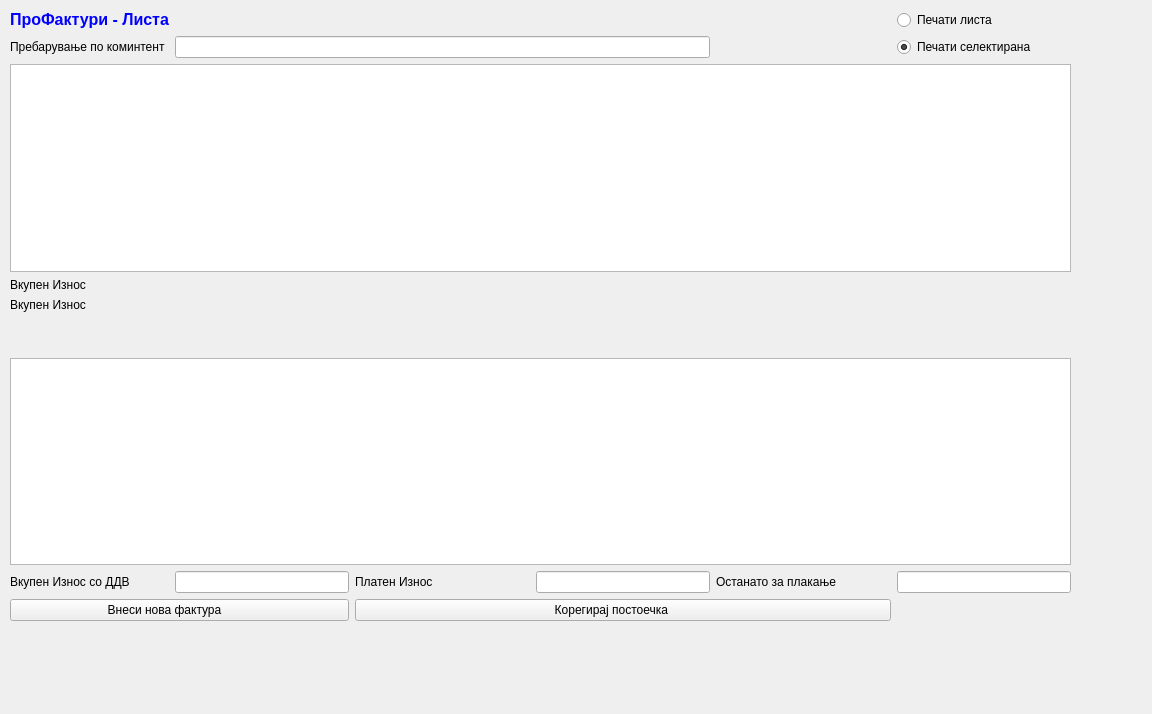
<?xml version="1.0" encoding="UTF-8"?>
<ui version="4.0">
 <class>ProFakturiLista</class>
 <widget class="QWidget" name="ProFakturiLista">
  <property name="geometry">
   <rect>
    <x>0</x>
    <y>0</y>
    <width>1152</width>
    <height>714</height>
   </rect>
  </property>
  <property name="windowTitle">
   <string>Form</string>
  </property>
  <widget class="QWidget" name="layoutWidget">
   <property name="geometry">
    <rect>
     <x>10</x>
     <y>10</y>
     <width>1061</width>
     <height>611</height>
    </rect>
   </property>
   <layout class="QGridLayout" name="gridLayout">
    <item row="0" column="0">
     <widget class="QLabel" name="label_4">
      <property name="text">
       <string>&lt;!DOCTYPE HTML PUBLIC &quot;-//W3C//DTD HTML 4.0//EN&quot; &quot;http://www.w3.org/TR/REC-html40/strict.dtd&quot;&gt;
&lt;html&gt;&lt;head&gt;&lt;meta name=&quot;qrichtext&quot; content=&quot;1&quot; /&gt;&lt;style type=&quot;text/css&quot;&gt;
p, li { white-space: pre-wrap; }
&lt;/style&gt;&lt;/head&gt;&lt;body style=&quot; font-family:'Sans Serif'; font-size:9pt; font-weight:400; font-style:normal;&quot;&gt;
&lt;p style=&quot; margin-top:0px; margin-bottom:0px; margin-left:0px; margin-right:0px; -qt-block-indent:0; text-indent:0px;&quot;&gt;&lt;span style=&quot; font-family:'MS Shell Dlg 2'; font-size:12pt; font-weight:600; color:#0000ff;&quot;&gt;ПроФактури&lt;/span&gt;&lt;span style=&quot; font-family:'MS Shell Dlg 2'; font-size:12pt; font-weight:600; color:#0000ff;&quot;&gt; - Листа&lt;/span&gt;&lt;/p&gt;&lt;/body&gt;&lt;/html&gt;</string>
      </property>
     </widget>
    </item>
    <item row="0" column="1">
     <spacer name="horizontalSpacer">
      <property name="orientation">
       <enum>Qt::Horizontal</enum>
      </property>
      <property name="sizeHint" stdset="0">
       <size>
        <width>40</width>
        <height>20</height>
       </size>
      </property>
     </spacer>
    </item>
    <item row="0" column="2">
     <spacer name="horizontalSpacer_3">
      <property name="orientation">
       <enum>Qt::Horizontal</enum>
      </property>
      <property name="sizeHint" stdset="0">
       <size>
        <width>40</width>
        <height>20</height>
       </size>
      </property>
     </spacer>
    </item>
    <item row="0" column="3">
     <spacer name="horizontalSpacer_5">
      <property name="orientation">
       <enum>Qt::Horizontal</enum>
      </property>
      <property name="sizeHint" stdset="0">
       <size>
        <width>40</width>
        <height>20</height>
       </size>
      </property>
     </spacer>
    </item>
    <item row="0" column="4">
     <spacer name="horizontalSpacer_6">
      <property name="orientation">
       <enum>Qt::Horizontal</enum>
      </property>
      <property name="sizeHint" stdset="0">
       <size>
        <width>40</width>
        <height>20</height>
       </size>
      </property>
     </spacer>
    </item>
    <item row="0" column="5">
     <widget class="QRadioButton" name="radioButtonPecatiLista">
      <property name="text">
       <string>Печати листа </string>
      </property>
     </widget>
    </item>
    <item row="1" column="0">
     <widget class="QLabel" name="label_8">
      <property name="text">
       <string>Пребарување по коминтент</string>
      </property>
     </widget>
    </item>
    <item row="1" column="1" colspan="3">
     <widget class="QLineEdit" name="prebaruvanje_po_komintent"/>
    </item>
    <item row="1" column="5">
     <widget class="QRadioButton" name="radioButtonPecatiSelektirana">
      <property name="text">
       <string>Печати селектирана </string>
      </property>
      <property name="checked">
       <bool>true</bool>
      </property>
     </widget>
    </item>
    <item row="2" column="0" colspan="6">
     <widget class="QTableView" name="tableView">
      <property name="palette">
       <palette>
        <active>
         <colorrole role="AlternateBase">
          <brush brushstyle="SolidPattern">
           <color alpha="255">
            <red>234</red>
            <green>234</green>
            <blue>234</blue>
           </color>
          </brush>
         </colorrole>
        </active>
        <inactive>
         <colorrole role="AlternateBase">
          <brush brushstyle="SolidPattern">
           <color alpha="255">
            <red>234</red>
            <green>234</green>
            <blue>234</blue>
           </color>
          </brush>
         </colorrole>
        </inactive>
        <disabled>
         <colorrole role="AlternateBase">
          <brush brushstyle="SolidPattern">
           <color alpha="255">
            <red>234</red>
            <green>234</green>
            <blue>234</blue>
           </color>
          </brush>
         </colorrole>
        </disabled>
       </palette>
      </property>
      <property name="alternatingRowColors">
       <bool>true</bool>
      </property>
     </widget>
    </item>
    <item row="3" column="0">
     <widget class="QLabel" name="label_11">
      <property name="text">
       <string>Вкупен Износ </string>
      </property>
     </widget>
    </item>
    <item row="4" column="0">
     <widget class="QLabel" name="label_12">
      <property name="text">
       <string>Вкупен Износ </string>
      </property>
     </widget>
    </item>
    <item row="5" column="0">
     <widget class="QLabel" name="label_13">
      <property name="palette">
       <palette>
        <active>
         <colorrole role="Text">
          <brush brushstyle="SolidPattern">
           <color alpha="255">
            <red>0</red>
            <green>0</green>
            <blue>255</blue>
           </color>
          </brush>
         </colorrole>
        </active>
        <inactive>
         <colorrole role="Text">
          <brush brushstyle="SolidPattern">
           <color alpha="255">
            <red>0</red>
            <green>0</green>
            <blue>255</blue>
           </color>
          </brush>
         </colorrole>
        </inactive>
        <disabled>
         <colorrole role="Text">
          <brush brushstyle="SolidPattern">
           <color alpha="255">
            <red>120</red>
            <green>120</green>
            <blue>120</blue>
           </color>
          </brush>
         </colorrole>
        </disabled>
       </palette>
      </property>
      <property name="text">
       <string/>
      </property>
     </widget>
    </item>
    <item row="6" column="0">
     <widget class="QLabel" name="label">
      <property name="text">
       <string/>
      </property>
     </widget>
    </item>
    <item row="7" column="0" colspan="6">
     <widget class="QTableView" name="tableView_2">
      <property name="alternatingRowColors">
       <bool>true</bool>
      </property>
     </widget>
    </item>
    <item row="8" column="0">
     <widget class="QLabel" name="label_7">
      <property name="text">
       <string>Вкупен Износ со ДДВ </string>
      </property>
     </widget>
    </item>
    <item row="8" column="1">
     <widget class="QLineEdit" name="vk_iznos_so_ddv">
      <property name="alignment">
       <set>Qt::AlignRight|Qt::AlignTrailing|Qt::AlignVCenter</set>
      </property>
      <property name="readOnly">
       <bool>true</bool>
      </property>
     </widget>
    </item>
    <item row="8" column="2">
     <widget class="QLabel" name="label_9">
      <property name="text">
       <string>Платен Износ</string>
      </property>
     </widget>
    </item>
    <item row="8" column="3">
     <widget class="QLineEdit" name="vk_platen_iznos">
      <property name="alignment">
       <set>Qt::AlignRight|Qt::AlignTrailing|Qt::AlignVCenter</set>
      </property>
      <property name="readOnly">
       <bool>true</bool>
      </property>
     </widget>
    </item>
    <item row="8" column="4">
     <widget class="QLabel" name="label_10">
      <property name="text">
       <string>Останато за плакање</string>
      </property>
     </widget>
    </item>
    <item row="8" column="5">
     <widget class="QLineEdit" name="ostanato_za_plakanje">
      <property name="alignment">
       <set>Qt::AlignRight|Qt::AlignTrailing|Qt::AlignVCenter</set>
      </property>
      <property name="readOnly">
       <bool>true</bool>
      </property>
     </widget>
    </item>
    <item row="9" column="0" colspan="2">
     <widget class="QPushButton" name="pushButton">
      <property name="text">
       <string>Внеси нова фактура         </string>
      </property>
      <property name="icon">
       <iconset>
        <normaloff>../../../Brisi/sterna/Resources/key_f2.png</normaloff>../../../Brisi/sterna/Resources/key_f2.png</iconset>
      </property>
     </widget>
    </item>
    <item row="9" column="2" colspan="3">
     <widget class="QPushButton" name="pushButton_2">
      <property name="text">
       <string>Корегирај постоечка       </string>
      </property>
      <property name="icon">
       <iconset>
        <normaloff>../../../Brisi/sterna/Resources/key_f3.png</normaloff>../../../Brisi/sterna/Resources/key_f3.png</iconset>
      </property>
     </widget>
    </item>
   </layout>
  </widget>
 </widget>
 <tabstops>
  <tabstop>prebaruvanje_po_komintent</tabstop>
  <tabstop>tableView</tabstop>
  <tabstop>tableView_2</tabstop>
  <tabstop>vk_iznos_so_ddv</tabstop>
  <tabstop>vk_platen_iznos</tabstop>
  <tabstop>ostanato_za_plakanje</tabstop>
  <tabstop>pushButton</tabstop>
  <tabstop>pushButton_2</tabstop>
  <tabstop>radioButtonPecatiLista</tabstop>
  <tabstop>radioButtonPecatiSelektirana</tabstop>
 </tabstops>
 <resources/>
 <connections/>
</ui>
